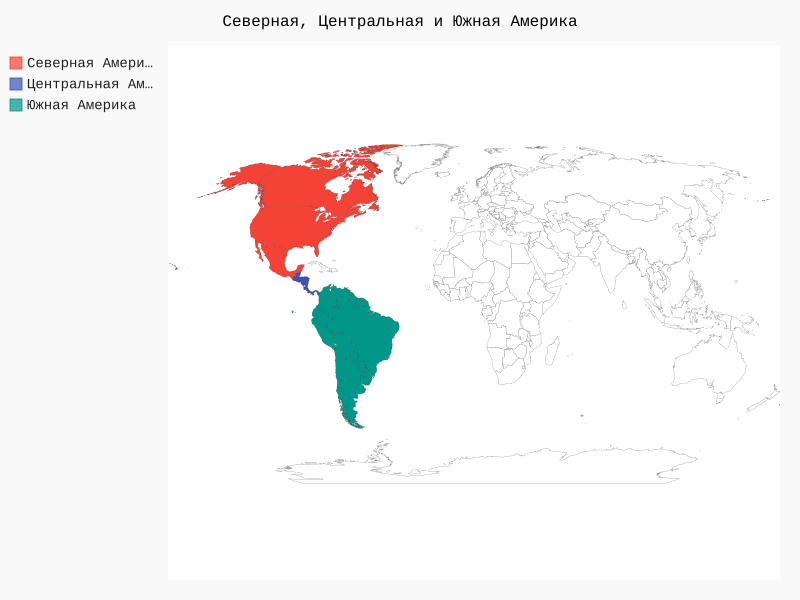

The script that drew this image:
from pygal_maps_world.maps import World

wm = World()
wm.title = 'Северная, Центральная и Южная Америка'

wm.add('Северная Америка', ['ca', 'mx', 'us'])
wm.add('Центральная Америка', ['bz', 'cr', 'gt', 'hn', 'ni', 'pa', 'sv'])
wm.add('Южная Америка', ['ar', 'bo', 'br', 'cl', 'co', 'ec', 'gf',
                         'gy', 'pe', 'py', 'sr', 'uy', 've'])

wm.render_to_file('americas.svg')
